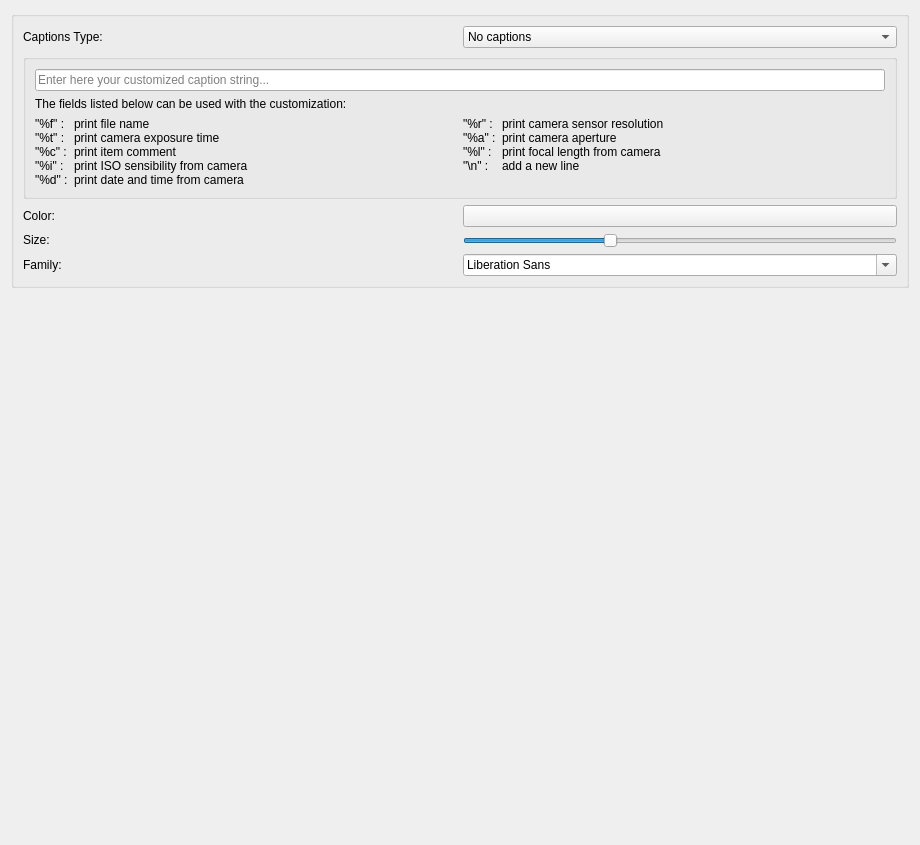
<?xml version="1.0" encoding="UTF-8"?>
<ui version="4.0">
 <class>AdvPrintCaptionPage</class>
 <widget class="QWidget" name="AdvPrintCaptionPage">
  <property name="geometry">
   <rect>
    <x>0</x>
    <y>0</y>
    <width>920</width>
    <height>845</height>
   </rect>
  </property>
  <property name="sizePolicy">
   <sizepolicy hsizetype="MinimumExpanding" vsizetype="MinimumExpanding">
    <horstretch>0</horstretch>
    <verstretch>0</verstretch>
   </sizepolicy>
  </property>
  <layout class="QGridLayout" name="gridLayout">
   <item row="2" column="0">
    <widget class="Digikam::DImagesList" name="mPrintList" native="true">
     <property name="sizePolicy">
      <sizepolicy hsizetype="Expanding" vsizetype="Expanding">
       <horstretch>0</horstretch>
       <verstretch>0</verstretch>
      </sizepolicy>
     </property>
     <property name="minimumSize">
      <size>
       <width>0</width>
       <height>0</height>
      </size>
     </property>
    </widget>
   </item>
   <item row="1" column="0">
    <widget class="QGroupBox" name="groupBox_3">
     <property name="title">
      <string/>
     </property>
     <layout class="QHBoxLayout" name="horizontalLayout_12">
      <item>
       <layout class="QHBoxLayout" name="horizontalLayout_9">
        <item>
         <layout class="QVBoxLayout" name="verticalLayout_5">
          <item>
           <layout class="QHBoxLayout" name="horizontalLayout">
            <item>
             <widget class="QLabel" name="label_2">
              <property name="sizePolicy">
               <sizepolicy hsizetype="Preferred" vsizetype="Fixed">
                <horstretch>0</horstretch>
                <verstretch>0</verstretch>
               </sizepolicy>
              </property>
              <property name="text">
               <string>Captions Type:</string>
              </property>
              <property name="buddy">
               <cstring>m_captions</cstring>
              </property>
             </widget>
            </item>
            <item>
             <widget class="QComboBox" name="m_captions">
              <item>
               <property name="text">
                <string>No captions</string>
               </property>
              </item>
              <item>
               <property name="text">
                <string>Image file names</string>
               </property>
              </item>
              <item>
               <property name="text">
                <string>Exif date-time</string>
               </property>
              </item>
              <item>
               <property name="text">
                <string>Item comments</string>
               </property>
              </item>
              <item>
               <property name="text">
                <string>Custom format</string>
               </property>
              </item>
             </widget>
            </item>
           </layout>
          </item>
          <item>
           <layout class="QVBoxLayout" name="verticalLayout_3">
            <item>
             <widget class="QGroupBox" name="m_customCaptionGB">
              <property name="title">
               <string/>
              </property>
              <layout class="QVBoxLayout" name="verticalLayout_4">
               <item>
                <layout class="QGridLayout" name="gridLayout_2" columnstretch="0,10,0,10">
                 <item row="3" column="1">
                  <widget class="QLabel" name="label_5">
                   <property name="text">
                    <string>print file name
print camera exposure time
print item comment
print ISO sensibility from camera
print date and time from camera</string>
                   </property>
                   <property name="alignment">
                    <set>Qt::AlignLeading|Qt::AlignLeft|Qt::AlignTop</set>
                   </property>
                  </widget>
                 </item>
                 <item row="3" column="2">
                  <widget class="QLabel" name="label_6">
                   <property name="text">
                    <string>&quot;%r&quot; :
&quot;%a&quot; :
&quot;%l&quot; :
&quot;\n&quot; :</string>
                   </property>
                   <property name="alignment">
                    <set>Qt::AlignLeading|Qt::AlignLeft|Qt::AlignTop</set>
                   </property>
                  </widget>
                 </item>
                 <item row="3" column="0">
                  <widget class="QLabel" name="label">
                   <property name="text">
                    <string>&quot;%f&quot; :
&quot;%t&quot; :
&quot;%c&quot; :
&quot;%i&quot; :
&quot;%d&quot; :</string>
                   </property>
                   <property name="alignment">
                    <set>Qt::AlignLeading|Qt::AlignLeft|Qt::AlignTop</set>
                   </property>
                  </widget>
                 </item>
                 <item row="3" column="3">
                  <widget class="QLabel" name="label_7">
                   <property name="text">
                    <string>print camera sensor resolution
print camera aperture
print focal length from camera
add a new line</string>
                   </property>
                   <property name="alignment">
                    <set>Qt::AlignLeading|Qt::AlignLeft|Qt::AlignTop</set>
                   </property>
                  </widget>
                 </item>
                 <item row="1" column="0" colspan="4">
                  <widget class="QLineEdit" name="m_FreeCaptionFormat">
                   <property name="enabled">
                    <bool>true</bool>
                   </property>
                   <property name="minimumSize">
                    <size>
                     <width>400</width>
                     <height>0</height>
                    </size>
                   </property>
                   <property name="placeholderText">
                    <string>Enter here your customized caption string...</string>
                   </property>
                  </widget>
                 </item>
                 <item row="2" column="0" colspan="4">
                  <widget class="QLabel" name="m_free_label">
                   <property name="text">
                    <string>The fields listed below can be used with the customization:</string>
                   </property>
                   <property name="alignment">
                    <set>Qt::AlignLeading|Qt::AlignLeft|Qt::AlignTop</set>
                   </property>
                  </widget>
                 </item>
                </layout>
               </item>
              </layout>
             </widget>
            </item>
            <item>
             <layout class="QVBoxLayout" name="verticalLayout"/>
            </item>
            <item>
             <layout class="QVBoxLayout" name="verticalLayout_6">
              <item>
               <layout class="QHBoxLayout" name="horizontalLayout_6">
                <item>
                 <widget class="QLabel" name="label_4">
                  <property name="text">
                   <string>Color:</string>
                  </property>
                  <property name="buddy">
                   <cstring>m_font_color</cstring>
                  </property>
                 </widget>
                </item>
                <item>
                 <widget class="Digikam::DColorSelector" name="m_font_color"/>
                </item>
               </layout>
              </item>
              <item>
               <layout class="QHBoxLayout" name="horizontalLayout_7">
                <item>
                 <widget class="QLabel" name="textLabel1_2">
                  <property name="sizePolicy">
                   <sizepolicy hsizetype="MinimumExpanding" vsizetype="Fixed">
                    <horstretch>0</horstretch>
                    <verstretch>0</verstretch>
                   </sizepolicy>
                  </property>
                  <property name="text">
                   <string>Size:</string>
                  </property>
                  <property name="wordWrap">
                   <bool>false</bool>
                  </property>
                  <property name="buddy">
                   <cstring>m_font_size</cstring>
                  </property>
                 </widget>
                </item>
                <item>
                 <widget class="QSlider" name="m_font_size">
                  <property name="sizePolicy">
                   <sizepolicy hsizetype="Expanding" vsizetype="Fixed">
                    <horstretch>0</horstretch>
                    <verstretch>0</verstretch>
                   </sizepolicy>
                  </property>
                  <property name="minimum">
                   <number>2</number>
                  </property>
                  <property name="maximum">
                   <number>8</number>
                  </property>
                  <property name="singleStep">
                   <number>2</number>
                  </property>
                  <property name="pageStep">
                   <number>2</number>
                  </property>
                  <property name="value">
                   <number>4</number>
                  </property>
                  <property name="orientation">
                   <enum>Qt::Horizontal</enum>
                  </property>
                 </widget>
                </item>
               </layout>
              </item>
             </layout>
            </item>
            <item>
             <layout class="QHBoxLayout" name="horizontalLayout_5">
              <item>
               <widget class="QLabel" name="label_3">
                <property name="text">
                 <string>Family:</string>
                </property>
                <property name="buddy">
                 <cstring>m_font_name</cstring>
                </property>
               </widget>
              </item>
              <item>
               <widget class="QFontComboBox" name="m_font_name"/>
              </item>
             </layout>
            </item>
            <item>
             <layout class="QHBoxLayout" name="horizontalLayout_4"/>
            </item>
           </layout>
          </item>
         </layout>
        </item>
       </layout>
      </item>
     </layout>
    </widget>
   </item>
  </layout>
 </widget>
 <customwidgets>
  <customwidget>
   <class>Digikam::DColorSelector</class>
   <extends>QPushButton</extends>
   <header>dcolorselector.h</header>
  </customwidget>
  <customwidget>
   <class>Digikam::DImagesList</class>
   <extends>QWidget</extends>
   <header>dimageslist.h</header>
  </customwidget>
  <customwidget>
   <class>Digikam::AdvPrintCropFrame</class>
   <extends>QWidget</extends>
   <header>advprintcropframe.h</header>
   <container>1</container>
  </customwidget>
 </customwidgets>
 <resources/>
 <connections/>
</ui>
